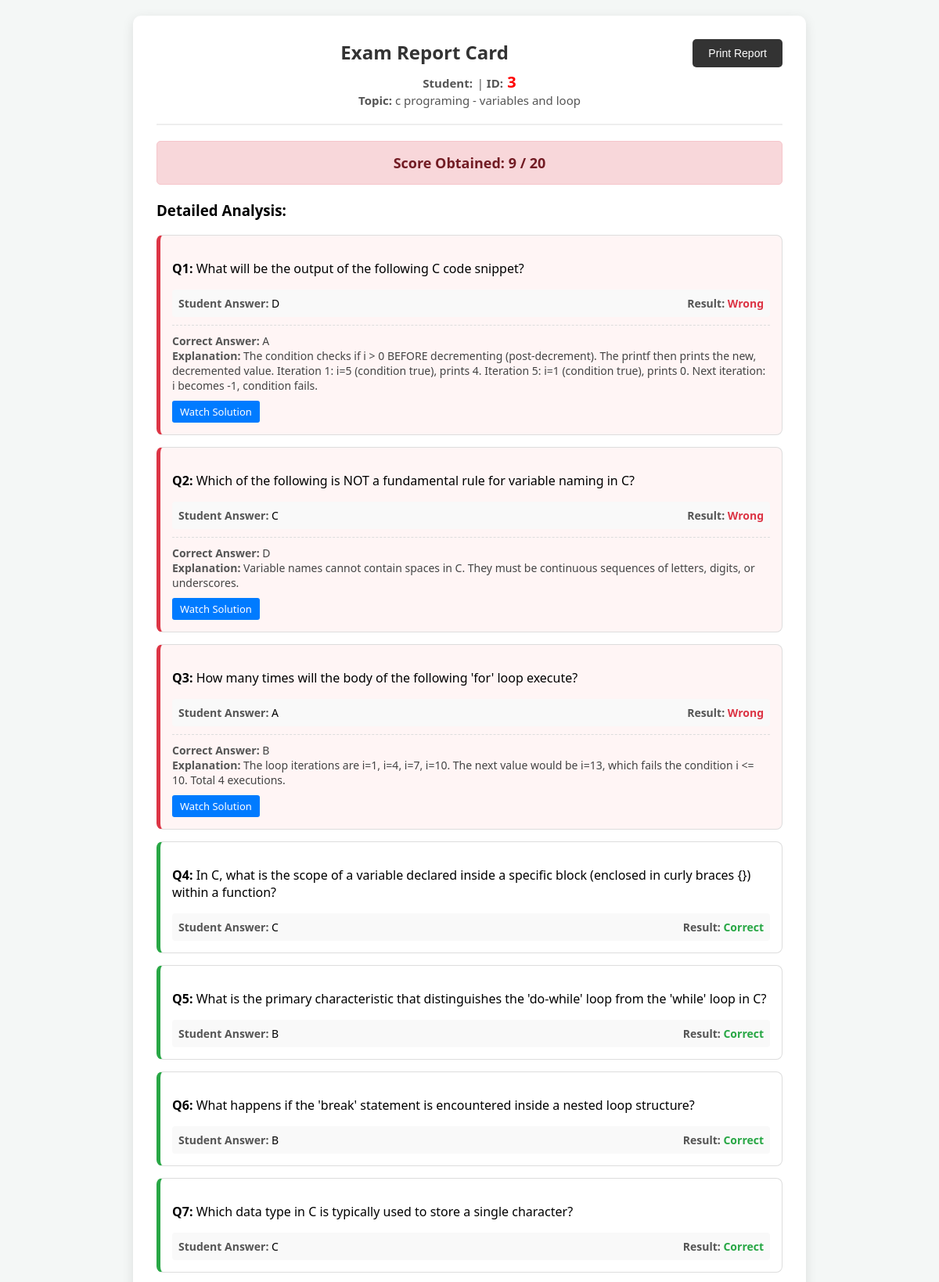
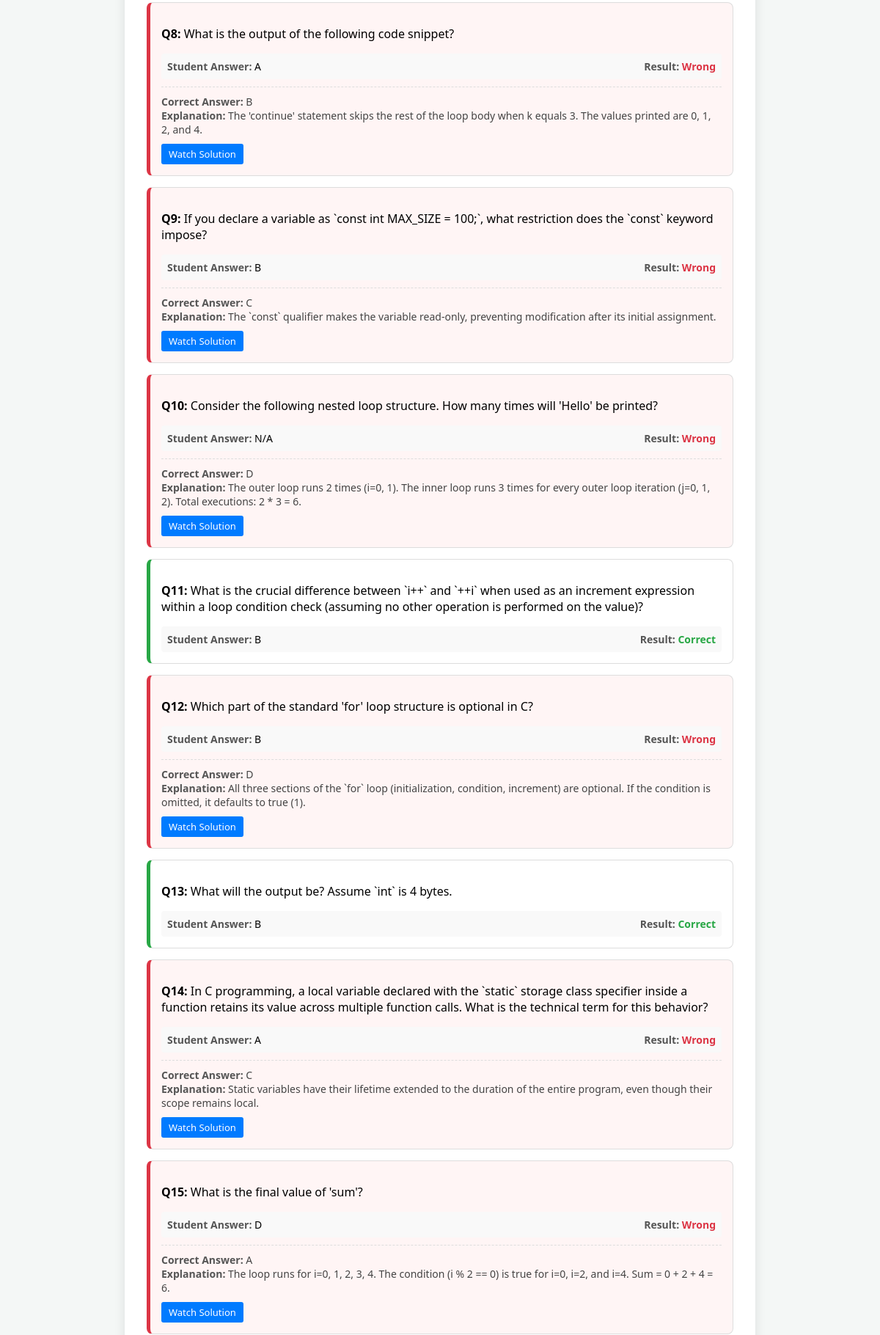
Page /exam-section/view_student_result.php?exam_id=1 (upper part) on the committed database (2 pictures, top to bottom).
### tables this page shows
CREATE TABLE `student_exams` (
  `exam_id` int(11) NOT NULL,
  `student_id` varchar(100) DEFAULT NULL,
  `student_name` varchar(100) DEFAULT NULL,
  `student_email` varchar(255) DEFAULT NULL,
  `course_name` varchar(100) DEFAULT NULL,
  `subject` varchar(100) DEFAULT NULL,
  `topic_name` varchar(255) DEFAULT NULL,
  `difficulty` varchar(50) DEFAULT 'Medium',
  `total_questions` int(11) DEFAULT 20,
  `status` varchar(20) DEFAULT 'Pending',
  `exam_date` timestamp NOT NULL DEFAULT current_timestamp(),
  `marks_obtained` int(11) DEFAULT 0,
  `created_at` timestamp NOT NULL DEFAULT current_timestamp(),
  `remarks` varchar(255) DEFAULT 'Good'
);

CREATE TABLE `exam_questions` (
  `id` int(11) NOT NULL,
  `exam_id` int(11) DEFAULT NULL,
  `question_text` text DEFAULT NULL,
  `code_snippet` text DEFAULT NULL,
  `opt_a` varchar(255) DEFAULT NULL,
  `opt_b` varchar(255) DEFAULT NULL,
  `opt_c` varchar(255) DEFAULT NULL,
  `opt_d` varchar(255) DEFAULT NULL,
  `correct_ans` varchar(255) DEFAULT NULL,
  `explanation` text DEFAULT NULL,
  `video_link` varchar(255) DEFAULT NULL
);

CREATE TABLE `exam_answers_log` (
  `log_id` int(11) NOT NULL,
  `exam_id` int(11) DEFAULT NULL,
  `question_id` int(11) DEFAULT NULL,
  `student_answer` varchar(10) DEFAULT NULL,
  `is_correct` tinyint(1) DEFAULT NULL
);

### exam-section/view_student_result.php (the view, shortened to what this page needs)
<?php
require '../includes/config.php';
$exam_id = (int) ($_GET['exam_id'] ?? 0);
$exam = null;
$stmt = $con->prepare('SELECT * FROM student_exams WHERE exam_id = ?');
if ($stmt) {
    $stmt->bind_param('i', $exam_id);
    $stmt->execute();
    $res = $stmt->get_result();
    $exam = $res ? $res->fetch_assoc() : null;
}
$details_res = null;
$stmt = $con->prepare(
    'SELECT q.question_text, q.correct_ans, q.explanation, q.video_link, l.student_answer, l.is_correct
     FROM exam_questions q
     JOIN exam_answers_log l ON q.id = l.question_id
     WHERE q.exam_id = ?'
);
if ($stmt) {
    $stmt->bind_param('i', $exam_id);
    $stmt->execute();
    $details_res = $stmt->get_result();
}
$passing_marks = $exam['total_questions'] / 2;
$score_class = ($exam['marks_obtained'] >= $passing_marks) ? 'pass' : 'fail';
?>
<!DOCTYPE html>
<html lang="en">
<head>
    <link rel="stylesheet" href="exam-section-css/student_report.css">
</head>
<body>
    <div class="report-container">
        <button onclick="window.print()" class="print-btn">Print Report</button>
        <div class="header">
            <h2>Exam Report Card</h2>
            <div class="student-info">
                <strong>Student:</strong><span style="color: red; font-weight: bold; font-size:22px;"> <?php echo $exam['student_name']; ?></span> |
                <strong>ID:</strong><span style="color: red; font-weight: bold; font-size:20px;"> <?php echo $exam['student_id']; ?></span> <br>
                <strong>Topic:</strong> <?php echo $exam['course_name']; ?> - <?php echo $exam['topic_name']; ?>
            </div>
        </div>
        <div class="score-box <?php echo $score_class; ?>">
            Score Obtained: <?php echo $exam['marks_obtained']; ?> / <?php echo $exam['total_questions']; ?>
        </div>
        <h3>Detailed Analysis:</h3>
        <?php
        $i = 1;
        while($row = mysqli_fetch_assoc($details_res)) {
            $cardClass = ($row['is_correct'] == 1) ? 'correct' : 'wrong';
            $statusHTML = ($row['is_correct'] == 1)
                ? '<span class="status-correct">Correct</span>'
                : '<span class="status-wrong">Wrong</span>';
        ?>
            <div class="question-card <?php echo $cardClass; ?>">
                <p><strong>Q<?php echo $i; ?>:</strong> <?php echo $row['question_text']; ?></p>
                <div class="ans-row">
                    <div><span class="label">Student Answer:</span> <?php echo $row['student_answer']; ?></div>
                    <div><span class="label">Result:</span> <?php echo $statusHTML; ?></div>
                </div>
                <?php if($row['is_correct'] == 0) { ?>
                    <div class="explanation-box">
                        <span class="label">Correct Answer:</span> <?php echo $row['correct_ans']; ?><br>
                        <span class="label">Explanation:</span> <?php echo $row['explanation']; ?>
                    </div>
                    <?php if(!empty($row['video_link'])) { ?>
                        <a href="<?php echo $row['video_link']; ?>" target="_blank" class="video-link">Watch Solution</a>
                    <?php } ?>
                <?php } ?>
            </div>
        <?php $i++; } ?>
    </div>
</body>
</html>

### exam-section/exam-section-css/student_report.css (style rules this page uses)
body { font-family: 'Segoe UI', Tahoma, Geneva, Verdana, sans-serif; background: #f4f7f6; padding: 20px; margin: 0; }
.report-container { max-width: 800px; margin: 0 auto; background: white; padding: 30px; border-radius: 10px; box-shadow: 0 4px 15px rgba(0,0,0,0.1); }
.header { text-align: center; border-bottom: 2px solid #eee; padding-bottom: 20px; margin-bottom: 20px; }
.header h2 { margin: 0; color: #333; }
.student-info { color: #555; margin-top: 5px; font-size: 15px; }
.score-box { padding: 15px; text-align: center; border-radius: 5px; margin: 20px 0; font-weight: bold; font-size: 18px; border: 1px solid transparent; }
.score-box.fail { background: #f8d7da; color: #721c24; border-color: #f5c6cb; }
.question-card { border: 1px solid #ddd; padding: 15px; margin-bottom: 15px; border-radius: 8px; background: #fff; transition: box-shadow 0.2s; }
.question-card.correct { border-left: 5px solid #28a745; }
.question-card.wrong { border-left: 5px solid #dc3545; background-color: #fff5f5; }
.ans-row { display: flex; justify-content: space-between; margin-top: 10px; font-size: 14px; background: #f9f9f9; padding: 8px; border-radius: 4px; }
.label { font-weight: bold; color: #555; }
.status-correct { color: #28a745; font-weight: bold; }
.status-wrong { color: #dc3545; font-weight: bold; }
.explanation-box { margin-top: 10px; padding-top: 10px; border-top: 1px dashed #ddd; font-size: 14px; color: #444; }
.video-link { display: inline-block; margin-top: 10px; color: white; background-color: #007bff; padding: 5px 10px; text-decoration: none; font-size: 13px; border-radius: 3px; }
.print-btn { background: #333; color: white; border: none; padding: 10px 20px; cursor: pointer; float: right; border-radius: 5px; font-size: 14px; }

### rows in the picture
student_exams: student "3", course_name "c programing", topic_name "variables and loop", marks_obtained "9", total_questions "20"
exam_questions: question_text "What will be the output of the following C code snippet?", exam_answers_log.student_answer "D", shows "Wrong", correct_ans "A", explanation "The condition checks if i > 0 BEFORE decrementing (post-decrement). The printf then prints the new, decremented value. Iteration 1: i=5 (condition true), prints 4. Iteration 5: i=1 (condition true), prints 0. Next iteration: i becomes -1, condition fails."
exam_questions: question_text "Which of the following is NOT a fundamental rule for variable naming in C?", exam_answers_log.student_answer "C", shows "Wrong", correct_ans "D", explanation "Variable names cannot contain spaces in C. They must be continuous sequences of letters, digits, or underscores."
exam_questions: question_text "How many times will the body of the following 'for' loop execute?", exam_answers_log.student_answer "A", shows "Wrong", correct_ans "B", explanation "The loop iterations are i=1, i=4, i=7, i=10. The next value would be i=13, which fails the condition i <= 10. Total 4 executions."
exam_questions: question_text "In C, what is the scope of a variable declared inside a specific block (enclosed in curly braces {}) within a function?", exam_answers_log.student_answer "C", shows "Correct"
exam_questions: question_text "What is the primary characteristic that distinguishes the 'do-while' loop from the 'while' loop in C?", exam_answers_log.student_answer "B", shows "Correct"
exam_questions: question_text "What happens if the 'break' statement is encountered inside a nested loop structure?", exam_answers_log.student_answer "B", shows "Correct"
exam_questions: question_text "Which data type in C is typically used to store a single character?", exam_answers_log.student_answer "C", shows "Correct"
exam_questions: question_text "What is the output of the following code snippet?", exam_answers_log.student_answer "A", shows "Wrong", correct_ans "B", explanation "The 'continue' statement skips the rest of the loop body when k equals 3. The values printed are 0, 1, 2, and 4."
exam_questions: question_text "If you declare a variable as `const int MAX_SIZE = 100;`, what restriction does the `const` keyword impose?", exam_answers_log.student_answer "B", shows "Wrong", correct_ans "C", explanation "The `const` qualifier makes the variable read-only, preventing modification after its initial assignment."
exam_questions: question_text "Consider the following nested loop structure. How many times will 'Hello' be printed?", exam_answers_log.student_answer "N/A", shows "Wrong", correct_ans "D", explanation "The outer loop runs 2 times (i=0, 1). The inner loop runs 3 times for every outer loop iteration (j=0, 1, 2). Total executions: 2 * 3 = 6."
exam_questions: question_text "What is the crucial difference between `i++` and `++i` when used as an increment expression within a loop condition check (assuming no other operation is performed on the value)?", exam_answers_log.student_answer "B", shows "Correct"
exam_questions: question_text "Which part of the standard 'for' loop structure is optional in C?", exam_answers_log.student_answer "B", shows "Wrong", correct_ans "D", explanation "All three sections of the `for` loop (initialization, condition, increment) are optional. If the condition is omitted, it defaults to true (1)."
exam_questions: question_text "What will the output be? Assume `int` is 4 bytes.", exam_answers_log.student_answer "B", shows "Correct"
exam_questions: question_text "In C programming, a local variable declared with the `static` storage class specifier inside a function retains its value across multiple function calls. What is the technical term for this behavior?", exam_answers_log.student_answer "A", shows "Wrong", correct_ans "C", explanation "Static variables have their lifetime extended to the duration of the entire program, even though their scope remains local."
exam_questions: question_text "What is the final value of 'sum'?", exam_answers_log.student_answer "D", shows "Wrong", correct_ans "A", explanation "The loop runs for i=0, 1, 2, 3, 4. The condition (i % 2 == 0) is true for i=0, i=2, and i=4. Sum = 0 + 2 + 4 = 6."
